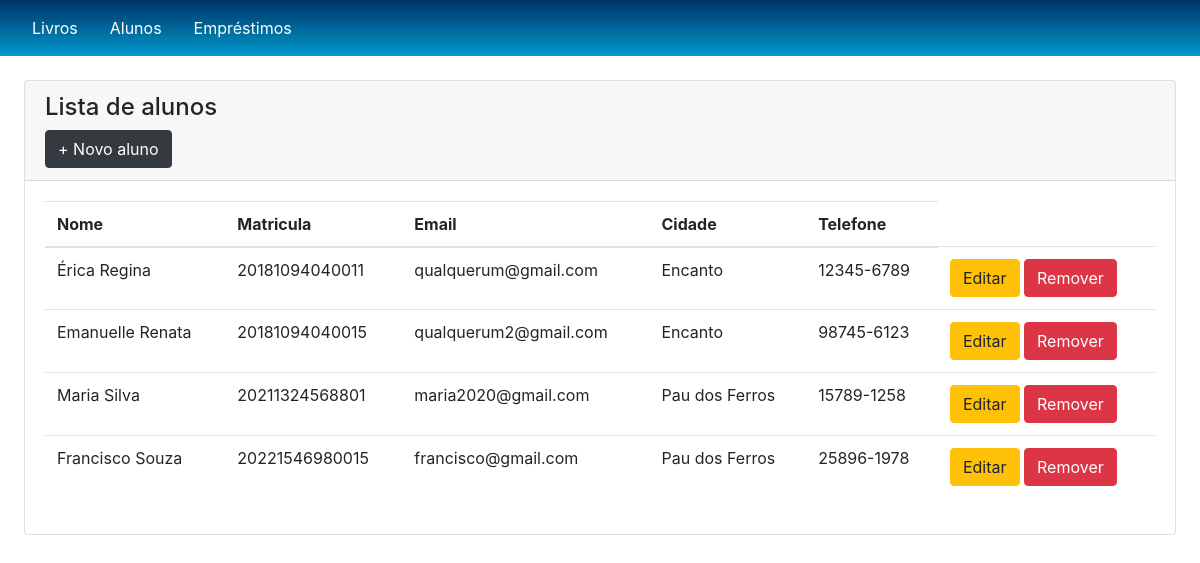
The app's page /aluno-list with its own data.
### main/models.py (models this page shows, shortened)
class Aluno(models.Model):
    nome = models.CharField(max_length=150)
    matricula = models.CharField(max_length=20)
    email = models.EmailField()
    endereco = models.CharField(max_length=350)
    cidade = models.CharField(max_length=100)
    telefone = models.CharField(max_length=15)

### main/views.py (the view)
# urls.py: path('aluno-list', views.alunoList, name='aluno-list'),
def alunoList(request):
    alunos = Aluno.objects.all()
    return render(request,"aluno-list.html",{'alunos':alunos})

### main/templates/aluno-list.html
{% extends "base.html" %}
{% block content %}
<div class="container-fluid px-4">
    <div class="card mt-4">
        <div class="card-header">
            <h4>Lista de alunos</h4>
            <a type="button" class="btn btn-dark float-end" href="{%url 'aluno-create' %}">+ Novo aluno</a>
        </div>
        <div class="card-body" style="overflow-x:auto;">
            <table class="table">
                <thead>
                    <tr>
                        <th scope="col">Nome</th>
                        <th scope="col">Matricula</th>
                        <th scope="col">Email</th>
                        <th scope="col">Cidade</th>
                        <th scope="col">Telefone</th>
                    </tr>
                </thead>
                <tbody>
                    {% for aluno in alunos %}
                    <tr>
                        <td>{{ aluno.nome }}</td>
                        <td>{{ aluno.matricula }}</td>
                        <td>{{ aluno.email }}</td>
                        <td>{{ aluno.cidade }}</td>
                        <td>{{ aluno.telefone }}</td>
                        <td><a type="button" class="btn btn-warning" href="/aluno-update/{{ aluno.id }}">Editar</a>
                            <a type="button" class="btn btn-danger" href="/aluno-delete/{{ aluno.id }}">Remover</a>
                        </td>
                    </tr>
                    {% endfor %}
                </tbody>
            </table>
        </div>
    </div>
</div>
{% endblock %}

### records on screen
Aluno: nome "Érica Regina", matricula "20181094040011", email "qualquerum@gmail.com", cidade "Encanto", telefone "12345-6789"
Aluno: nome "Emanuelle Renata", matricula "20181094040015", email "qualquerum2@gmail.com", cidade "Encanto", telefone "98745-6123"
Aluno: nome "Maria Silva", matricula "20211324568801", email "maria2020@gmail.com", cidade "Pau dos Ferros", telefone "15789-1258"
Aluno: nome "Francisco Souza", matricula "20221546980015", email "francisco@gmail.com", cidade "Pau dos Ferros", telefone "25896-1978"
